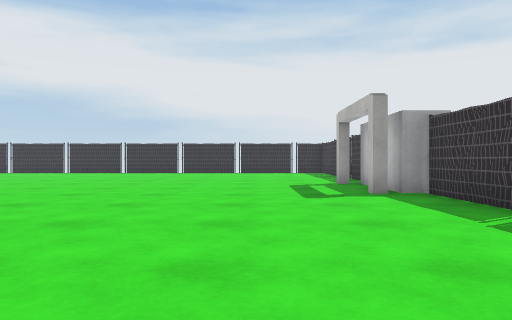
[1] (above)

17 first-person views from a walk through a scene from a Unity 3-D project. The camera is 0.68 m above the floor, looks level and sees 70° across. The floor is counted in squares, 1 m on a side. Each view is taken from the middle of a square. On the plan, view 1 faces up. The plan holds only what a view shows up to about 11 squares ahead; the rest is blank. The place goes on beyond the plan. The player is left out. Surface patterns are stand-ins for the level's own textures.

[2]
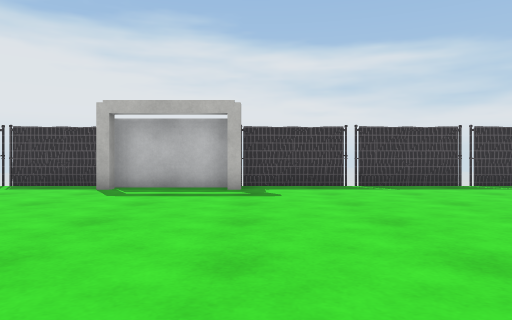

[3]
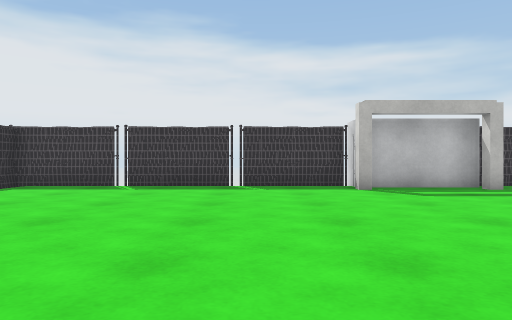

[4]
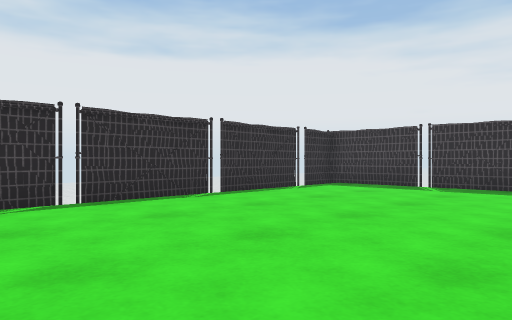

[5]
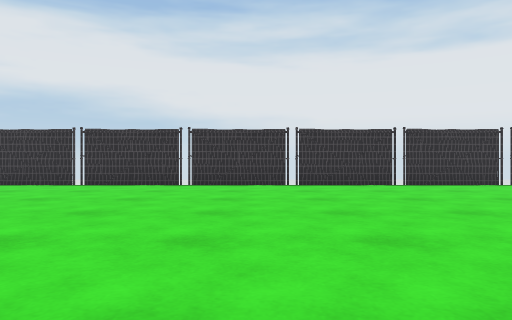

[6]
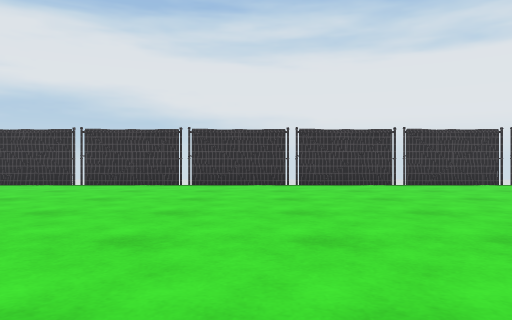

[7]
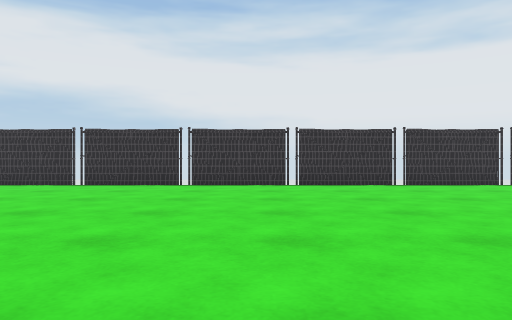

[8]
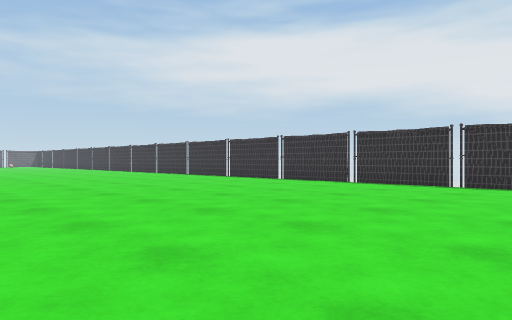

[9]
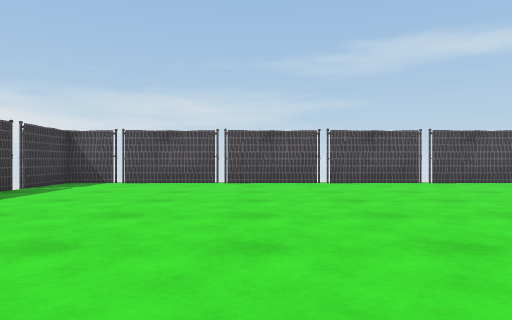

[10]
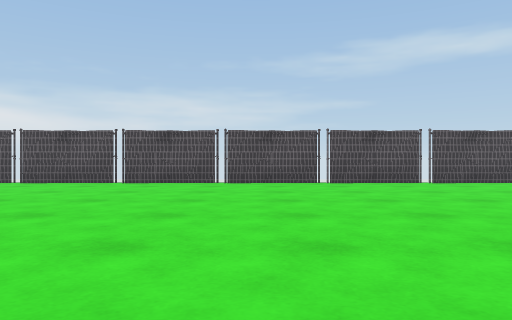

[11]
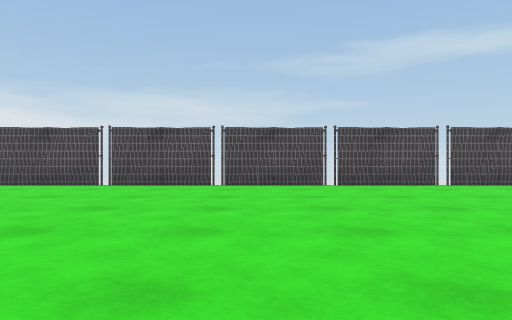

[12]
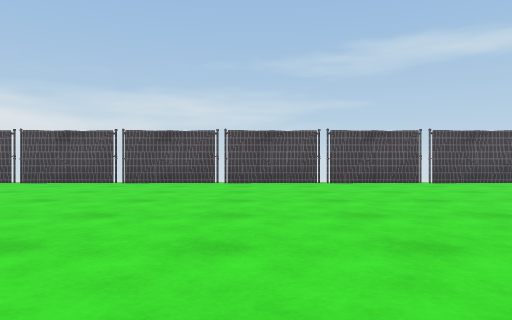

[13]
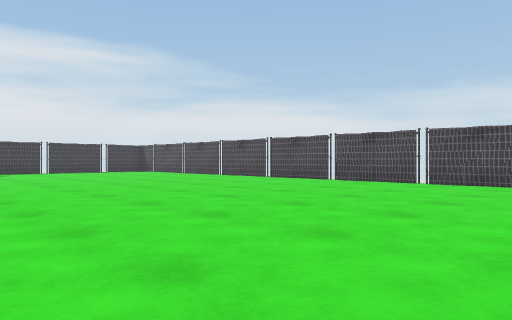

[14]
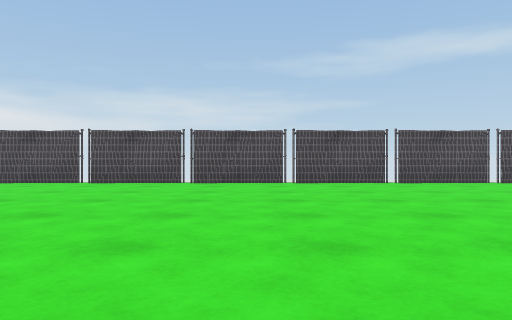

[15]
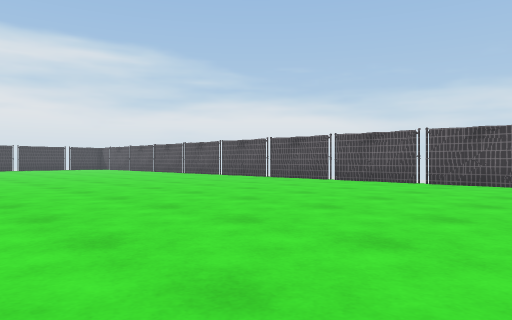

[16]
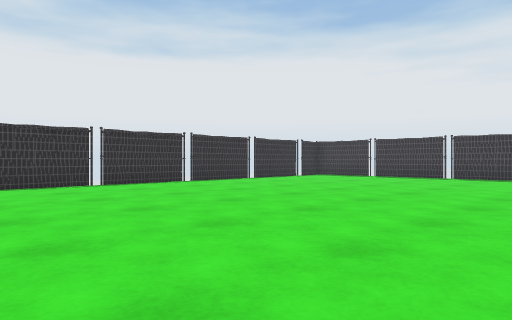

[17]
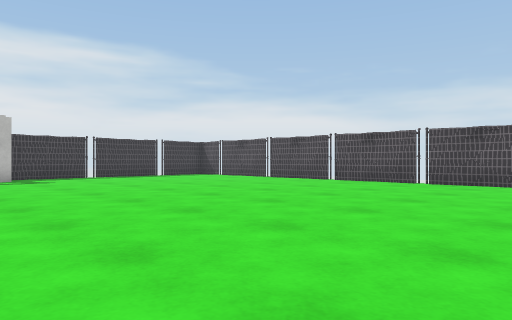

### Floor plan
Key: @ floor where view 1 was taken; # wall or solid block; x gap in a wall; . floor; v drop or lower ground; O other object.
Columns run from 25 left of view 1 to 4 right of it. Each row starts with its distance up from view 1.
 19  ##v##v##v##v##v##v##v##v##v#v
 18   ...........................#
 17   ...........................x
 16  ............................x
 15 .............................#
 14 .............................x
 13 .............................x
 12 .............................#
 11 .............................x
 10  ...........  ..............OO
  9    .........................O
  8   ..........................OO
  7   ...........................x
  6  ............................#
  5 .............................x
  4 .............................x
  3 .............................#
  2 .............................x
  1 .............................x
  0 .........................@...#
 -1 v##v##v##v##v##v##v##v##v##v#v

Positions as (right, up) in squares from view 1, and headings:
1: (0, 0), facing up
2: (-6, 7), facing right
3: (-6, 13), facing right
4: (-6, 13), facing up-right
5: (-8, 9), facing up
6: (-14, 9), facing up
7: (-17, 9), facing up
8: (-16, 9), facing up-left
9: (-2, 10), facing down
10: (-8, 10), facing down
11: (-14, 9), facing down
12: (-17, 10), facing down
13: (-17, 10), facing down-right
14: (-21, 10), facing down
15: (-23, 10), facing down-right
16: (-11, 9), facing up-right
17: (-11, 10), facing down-right
